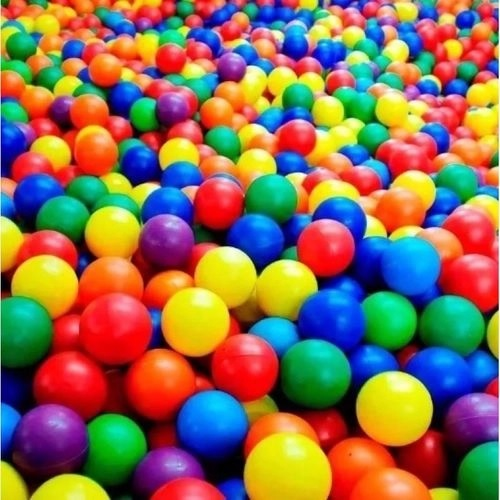
#> input picture image.jpg, 500 x 500 px
$ python '08 - SPLIT Color Channels.py'
#> lines starting #> are read from the running program, lines starting #| are printed output that depends on the picture
# -*- coding: utf-8 -*-
"""
Created on Mon Sep 21 15:20:59 2020

@author: Lucas Rocini
"""

import cv2

image = cv2.imread("image.jpg")
#> image is the input picture: shape (500, 500, 3); mean B, G, R 85.4, 110.3, 139.3

#tuple to split
(b,g,r) = cv2.split(image)
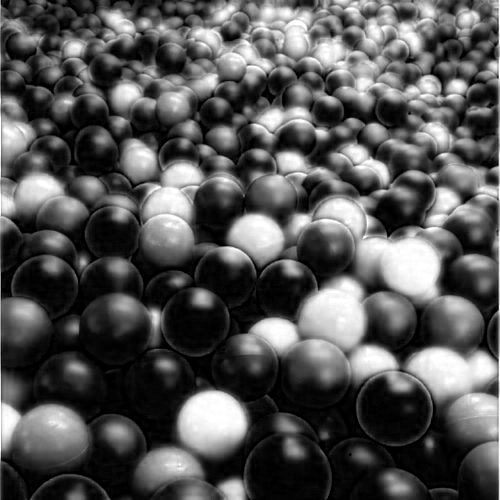
#> b: shape (500, 500); min 0, max 255, mean 85.4
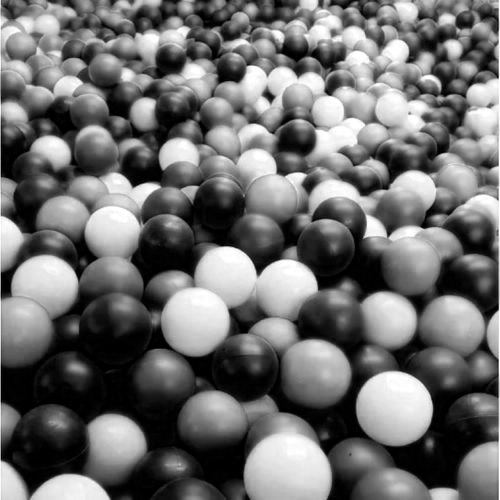
#> g: shape (500, 500); min 0, max 255, mean 110.3
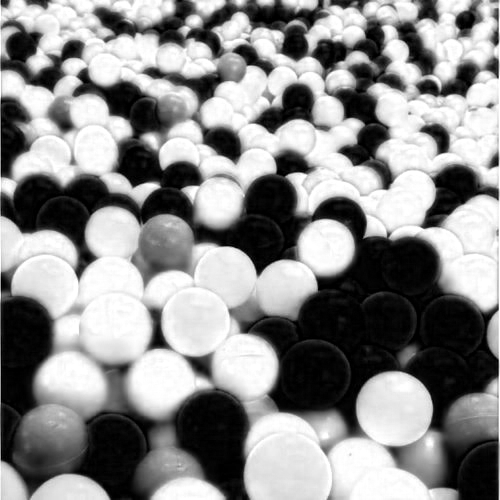
#> r: shape (500, 500); min 0, max 255, mean 139.3


cv2.imshow("image",image)
cv2.imshow("blue",b)
cv2.imshow("green",g)
cv2.imshow("red",r)

#wait for the key
cv2.waitKey(0)
